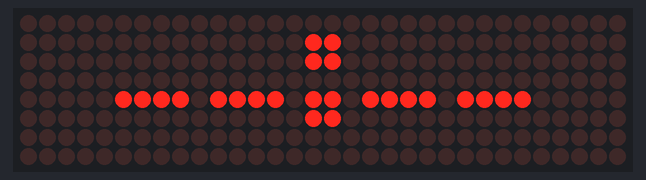
Simulated run of this sketch. Board: ESP32. Parts: 32×8 LED matrix. WiFi joins after 1.5 s; servers stay silent unless stated; the local clock reads 2024-03-15 10:24:30 at power-on unless the sketch sets it; not simulated (calls return 0 or success): secrets.h; what the sketch prints to the serial monitor is not drawn.

Above: at 0.1 s.

The sketch:

arduino-clock.ino
```cpp
// (licence header left out)
#include <WiFi.h>
#include <MD_Parola.h>    // https://github.com/MajicDesigns/MD_Parola        MD_Parola   3.7.0   by marco_c
#include <MD_MAX72xx.h>   // https://github.com/MajicDesigns/MD_MAX72XX       MD_MAX72XX  3.4.1   by marco_c
#include <esp_sntp.h>     // sync notification callback, so we know when time last arrived

#include "secrets.h"      // your WiFi credentials, not in git -- see the README

// ---------------------------------------------------------------------------
// Configuration -- this is the part you edit. WiFi credentials live in
// secrets.h, see the README.
// ---------------------------------------------------------------------------

// Your timezone, as a POSIX TZ string. Default is Europe/Prague.
//
// Careful, POSIX inverts the sign: "CET-1" means UTC+1, not UTC-1. "M3.5.0" is
// "last Sunday of March", "M10.5.0/3" is "last Sunday of October at 03:00".
// Getting this string right is the whole daylight-saving story -- the C library
// applies the rule, including the fact that the EU switches at 01:00 UTC rather
// than at some hour of local midnight.
//
//   Prague, Berlin, Paris, Madrid, Rome   CET-1CEST,M3.5.0,M10.5.0/3
//   London, Dublin, Lisbon                GMT0BST,M3.5.0/1,M10.5.0
//   Helsinki, Athens, Kyiv                EET-2EEST,M3.5.0/3,M10.5.0/4
//   New York, Toronto                     EST5EDT,M3.2.0,M11.1.0
//   Los Angeles, Vancouver                PST8PDT,M3.2.0,M11.1.0
//   UTC, no daylight saving at all        UTC0
//
// Any other place: https://github.com/nayarsystems/posix_tz_db
#define TZ_STRING  "CET-1CEST,M3.5.0,M10.5.0/3"

// Pick a pool close to you: europe, north-america, asia, oceania...
#define NTP_SERVER "europe.pool.ntp.org"

// How long the clock may go without hearing from NTP before it stops showing
// the time at all. Two hours is eight missed polls in a row.
#define STALE_AFTER (2UL * 60 * 60 * 1000)

// Display: four 8x8 MAX7219 modules. FC16_HW suits the common "4-in-1" boards;
// if your columns come out scrambled, try PAROLA_HW or GENERIC_HW.
#define HARDWARE_TYPE MD_MAX72XX::FC16_HW
#define MAX_DEVICES 4

#define CLK_PIN   26  // SCK
#define DATA_PIN  25  // MOSI
#define CS_PIN    27  // SS

// Set to 1 to check the timezone instead of running the clock. Needs no
// network: it sets the clock by hand to the four instants either side of both
// daylight-saving switches and prints what your TZ_STRING made of them.
#define TZ_SELFTEST 0

// ---------------------------------------------------------------------------
// Internals below -- no need to touch these.
// ---------------------------------------------------------------------------

#define UPDATE_DISPLAY_INTERVAL 500
#define LOG_INTERVAL 15000
#define SNTP_POLL_INTERVAL (15UL * 60 * 1000)

// WiFi.reconnect() tears down whatever association is in progress, so calling it
// on a timer fights the driver instead of helping it: measured 45 s of thrashing
// on a boot that otherwise associates in 15. Look often, but only intervene once
// the link has been down long enough that the driver's own retry has clearly
// given up, and then no more than once a minute.
#define WIFI_CHECK_INTERVAL  5000
#define WIFI_DOWN_GRACE     30000
#define WIFI_RETRY_INTERVAL 60000

MD_Parola myDisplay = MD_Parola(HARDWARE_TYPE, DATA_PIN, CLK_PIN, CS_PIN, MAX_DEVICES);

unsigned long prevMillisUpdateDisplay = 0;
unsigned long prevMillisLog = 0;
unsigned long prevMillisWifi = 0;
unsigned long lastConnectedMs = 0;   // 0 at boot buys the first association its grace period
unsigned long lastRetryMs = 0;

// Written from the SNTP task, read from loop(). Aligned 32-bit words, so a torn
// read is not possible on this target; volatile is enough to stop the compiler
// hoisting them out of the freshness check.
volatile unsigned long lastSyncMs = 0;
volatile bool everSynced = false;

// Called by SNTP whenever it actually got an answer. This is the only evidence
// that the clock is still tied to something real -- WiFi being associated says
// nothing about whether NTP replies are getting through.
void onTimeSync(struct timeval *tv) {
  (void)tv;
  lastSyncMs = millis();
  everSynced = true;
}

// The clock is trustworthy only if SNTP has answered at least once and did so
// recently. millis() wraps after ~49 days; the unsigned subtraction is correct
// across the wrap, which a comparison against an absolute deadline would not be.
bool timeIsFresh() {
  return everSynced && (millis() - lastSyncMs) < STALE_AFTER;
}

void setup() {
  Serial.begin(115200);   // the ESP32 boot ROM logs at 115200 anyway
  myDisplay.begin();
  myDisplay.setIntensity(0);
  myDisplay.displayClear();
  Serial.println("My display cleared");

#if TZ_SELFTEST
  runTzSelfTest();
  return;                 // no WiFi, no clock -- the test is the whole run
#endif

  // Deliberately not blocking here. A clock that refuses to boot without WiFi
  // is useless exactly when you need to see that something is wrong -- it must
  // come up, show --:--, and keep trying.
  WiFi.mode(WIFI_STA);
  WiFi.setAutoReconnect(true);
  WiFi.begin(WIFI_SSID, WIFI_PASS);
  Serial.printf("[wifi] connecting to %s\n", WIFI_SSID);

  // Both have to be set before configTzTime(), which is what starts SNTP.
  sntp_set_sync_interval(SNTP_POLL_INTERVAL);
  sntp_set_time_sync_notification_cb(onTimeSync);

  // Sets TZ and starts SNTP in one call. From here on localtime() already
  // carries the daylight-saving offset -- nothing left to adjust by hand.
  configTzTime(TZ_STRING, NTP_SERVER);
  Serial.printf("[time] ntp %s, tz %s, stale after %lu min\n",
                NTP_SERVER, TZ_STRING, STALE_AFTER / 60000);
}

void loop() {
#if TZ_SELFTEST
  delay(1000);
  return;
#endif

  if (millis() - prevMillisUpdateDisplay > UPDATE_DISPLAY_INTERVAL || prevMillisUpdateDisplay == 0) {
    prevMillisUpdateDisplay = millis();

    struct tm now;
    if (timeIsFresh() && getLocalTime(&now, 0)) {
      String timeStr = String(now.tm_hour) + (":") + twoDigits(now.tm_min); // I don't like colon to blink
      displayTime(timeStr);
    } else {
      // Never synced, or not synced for STALE_AFTER. Show dashes and no digits
      // at all: the RTC keeps counting through an outage, so it would happily
      // display a plausible wrong time, and a plausible wrong time on a clock
      // is worse than no time. Steady, never blinking.
      displayTime("--:--");
    }
  }

  if (millis() - prevMillisWifi > WIFI_CHECK_INTERVAL) {
    prevMillisWifi = millis();
    if (WiFi.status() == WL_CONNECTED) {
      lastConnectedMs = millis();
    } else if (millis() - lastConnectedMs > WIFI_DOWN_GRACE &&
               millis() - lastRetryMs > WIFI_RETRY_INTERVAL) {
      lastRetryMs = millis();
      Serial.println("[wifi] down too long, forcing reconnect");
      WiFi.reconnect();
    }
  }

  if (millis() - prevMillisLog > LOG_INTERVAL || prevMillisLog == 0) {
    prevMillisLog = millis();
    logStatus();
  }
}

// One line every LOG_INTERVAL. Prints the zone abbreviation, so a wrong TZ
// string shows up as CET in the middle of summer instead of hiding, and how
// long ago SNTP last answered, so a stale display can be told apart from a
// broken one without guessing.
void logStatus() {
  bool up = WiFi.status() == WL_CONNECTED;
  char when[32];
  if (everSynced) {
    snprintf(when, sizeof(when), "%lus ago", (millis() - lastSyncMs) / 1000);
  } else {
    snprintf(when, sizeof(when), "never");
  }

  struct tm now;
  char stamp[48] = "--";
  if (getLocalTime(&now, 0)) {
    strftime(stamp, sizeof(stamp), "%Y-%m-%d %H:%M:%S %Z", &now);
  }

  Serial.printf("[status] %s  sync=%s %s  wifi=%s rssi=%d\n",
                stamp, when, timeIsFresh() ? "fresh" : "STALE",
                up ? "up" : "down", up ? WiFi.RSSI() : 0);
}

void displayTime(String timeStr) {
  myDisplay.setZoneEffect(0, true, PA_FLIP_LR);
  myDisplay.setZoneEffect(0, true, PA_FLIP_UD);
  myDisplay.setTextAlignment(PA_CENTER);
  myDisplay.print(timeStr);
}


#if TZ_SELFTEST
// The four instants that decide whether daylight saving is right. The EU
// switches at 01:00 UTC, so each pair straddles that second by a minute --
// anything that switches on a day boundary instead gets these wrong.
struct TzCase {
  time_t utc;               // seconds since the epoch, UTC
  const char *expect;       // what Europe/Prague should make of it
};

// 1774746000 = 2026-03-29 01:00:00 UTC, 1792890000 = 2026-10-25 01:00:00 UTC.
static const TzCase TZ_CASES[] = {
  { 1774746000 - 60, "2026-03-29 01:59:00 CET"  },  // a minute before the spring switch
  { 1774746000 + 60, "2026-03-29 03:01:00 CEST" },  // a minute after
  { 1792890000 - 60, "2026-10-25 02:59:00 CEST" },  // a minute before the autumn switch
  { 1792890000 + 60, "2026-10-25 02:01:00 CET"  },  // a minute after
};

#define TZ_DEFAULT "CET-1CEST,M3.5.0,M10.5.0/3"

void runTzSelfTest() {
  setenv("TZ", TZ_STRING, 1);
  tzset();                  // no NTP here: the point is to test the zone, offline

  Serial.printf("\n[tztest] tz %s\n", TZ_STRING);

  // The expectations above are Europe/Prague's, and the EU switch dates are not
  // everyone's -- North America moves on different Sundays entirely. If you
  // changed TZ_STRING, the four instants still print and are still worth
  // reading; it is only the verdict that stops meaning anything.
  bool defaultZone = strcmp(TZ_STRING, TZ_DEFAULT) == 0;
  if (!defaultZone) {
    Serial.println("[tztest] TZ_STRING is not the default -- read the values, ignore the verdict");
  }

  int bad = 0;
  for (unsigned i = 0; i < sizeof(TZ_CASES) / sizeof(TZ_CASES[0]); i++) {
    // Set the real system clock and read it back through getLocalTime(), the
    // same call loop() uses -- testing localtime_r() on a literal would prove
    // less than it looks.
    // Half a second in, so the read-back cannot tick over into the next second
    // and fail the string match for no reason.
    struct timeval tv = { .tv_sec = TZ_CASES[i].utc, .tv_usec = 500000 };
    settimeofday(&tv, NULL);

    struct tm local;
    getLocalTime(&local, 0);

    char got[64];
    strftime(got, sizeof(got), "%Y-%m-%d %H:%M:%S %Z", &local);

    bool ok = strcmp(got, TZ_CASES[i].expect) == 0;
    if (!ok) bad++;
    Serial.printf("[tztest] %s  got %-28s want %s\n",
                  ok ? "ok  " : "FAIL", got, TZ_CASES[i].expect);
  }
  Serial.printf("[tztest] %s (%d of %u wrong)\n",
                !defaultZone ? "INFORMATIONAL" : bad ? "FAILED" : "PASSED", bad,
                (unsigned)(sizeof(TZ_CASES) / sizeof(TZ_CASES[0])));
}
#endif

String twoDigits(int number) {
  if (number < 10) {
    return "0" + String(number);
  }
  return String(number);
}
```
